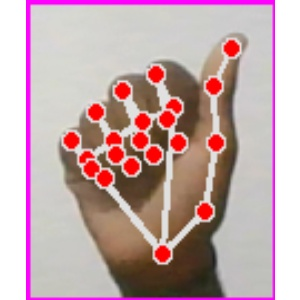
#> input picture frequency domain/Data/A/Image_1695577631.9286444.jpg, 300 x 300 px; its folder holds only this picture in this run
$ python lowpass_ideal.py
#> lines starting #> are read from the running program, lines starting #| are printed output that depends on the picture; after the words box and inside, x2 and y2 are one past the last pixel; in counts of white or black regions, pixels touching at a corner belong together
# low_pass_filter.py
import cv2
import numpy as np
import os

def apply_low_pass_filter(input_path, output_path, D0=50):
#> called with input_path = 'Data/A/Image_1695577631.9286444.jpg', D0 = 50
    f = cv2.imread(input_path, 0)
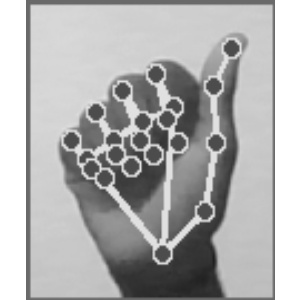
#> f: shape (300, 300); min 30, max 255, mean 176
    F = np.fft.fft2(f)
    Fshift = np.fft.fftshift(F)

    M, N = f.shape
#> M = 300; N = 300
    H = np.zeros((M, N), dtype=np.float32)
    for u in range(M):
        for v in range(N):
            D = np.sqrt((u - M / 2) ** 2 + (v - N / 2) ** 2)
            if D <= D0:
                H[u, v] = 1
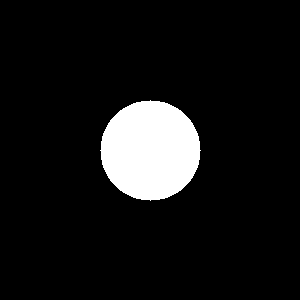
#> H: shape (300, 300) float32; values 0 (black) and 1 (white), 8.7% white; 1 white region, box (x1, y1, x2, y2) and area: (100, 100, 201, 201) 7845

    Gshift = Fshift * H
    G = np.fft.ifftshift(Gshift)
    g = np.abs(np.fft.ifft2(G))
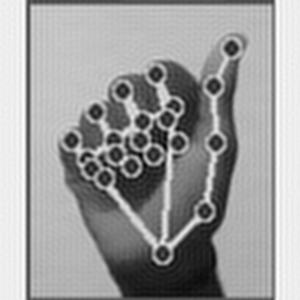
#> g: shape (300, 300) float64; min 20.24, max 271.6, mean 176; drawn with min black and max white

    cv2.imwrite(output_path, g)

# Input and output folder paths
input_root_folder = 'Data'
output_root_folder = 'Low_Pass_idealFiltered_Images/'

# Ensure the output folder exists; create it if not
if not os.path.exists(output_root_folder):
    os.makedirs(output_root_folder)

# Process images
for folder_name in os.listdir(input_root_folder):
    folder_path = os.path.join(input_root_folder, folder_name)
    if os.path.isdir(folder_path):
        output_folder = os.path.join(output_root_folder, folder_name)
        if not os.path.exists(output_folder):
            os.makedirs(output_folder)

        for filename in os.listdir(folder_path):
            if filename.endswith('.jpg') or filename.endswith('.png'):
                input_path = os.path.join(folder_path, filename)
                output_path = os.path.join(output_folder, filename)

                apply_low_pass_filter(input_path, output_path)
#> pass 2 of the loop `for folder_name in os.listdir(input_root_folder):`:
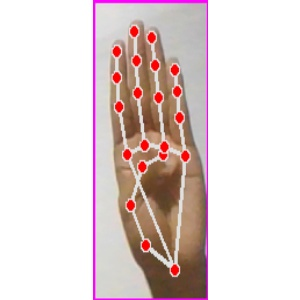
#> input picture frequency domain/Data/B/Image_1695574374.3181033.jpg, 300 x 300 px
#> in apply_low_pass_filter (call 2), `f = cv2.imread(input_path, 0)`:
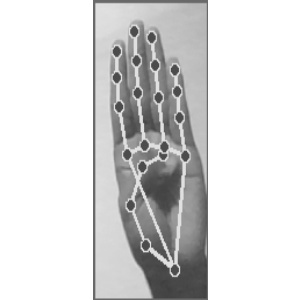
#> f: shape (300, 300); min 62, max 255, mean 217.2
#> in apply_low_pass_filter (call 2), `g = np.abs(np.fft.ifft2(G))`:
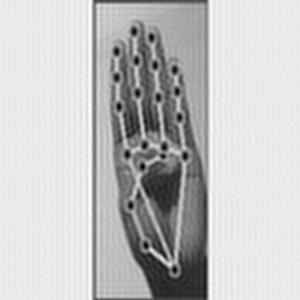
#> g: shape (300, 300) float64; min 26.64, max 275.2, mean 217.2; drawn with min black and max white

print("Low pass filtering complete. Filtered images are saved in", output_root_folder)
